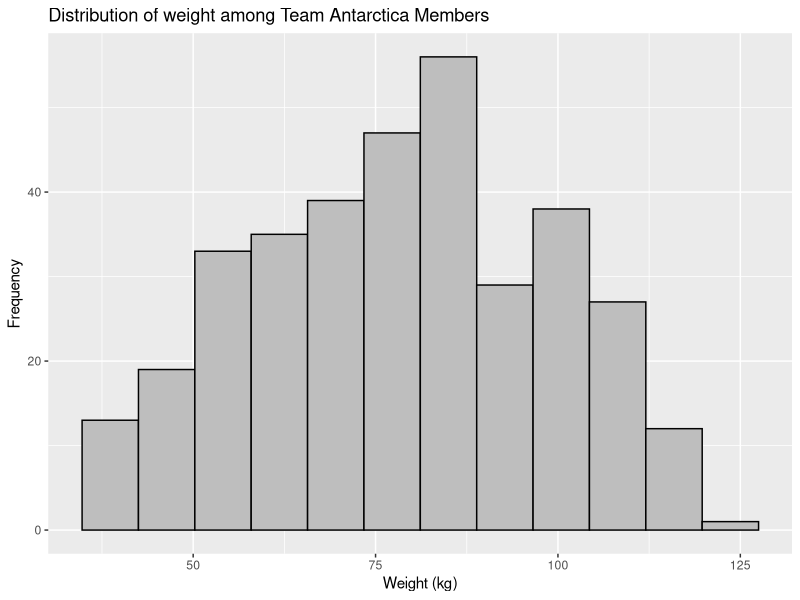
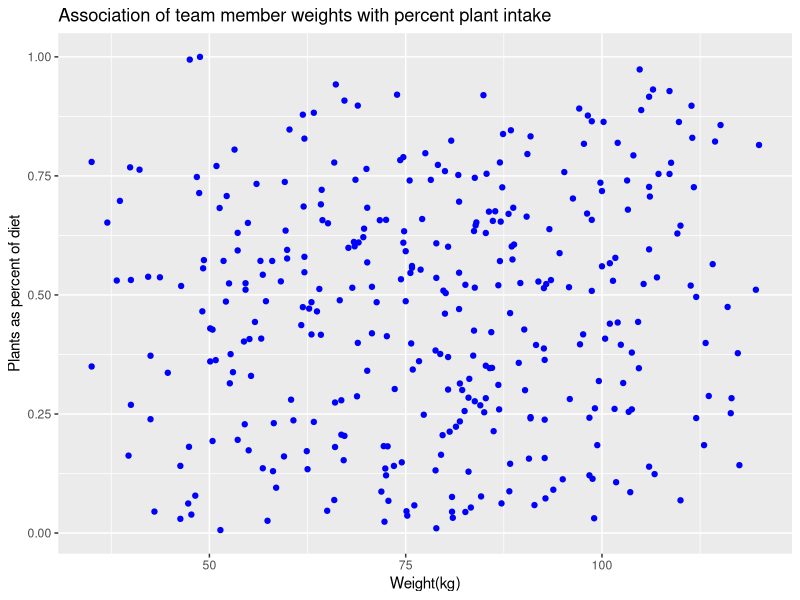
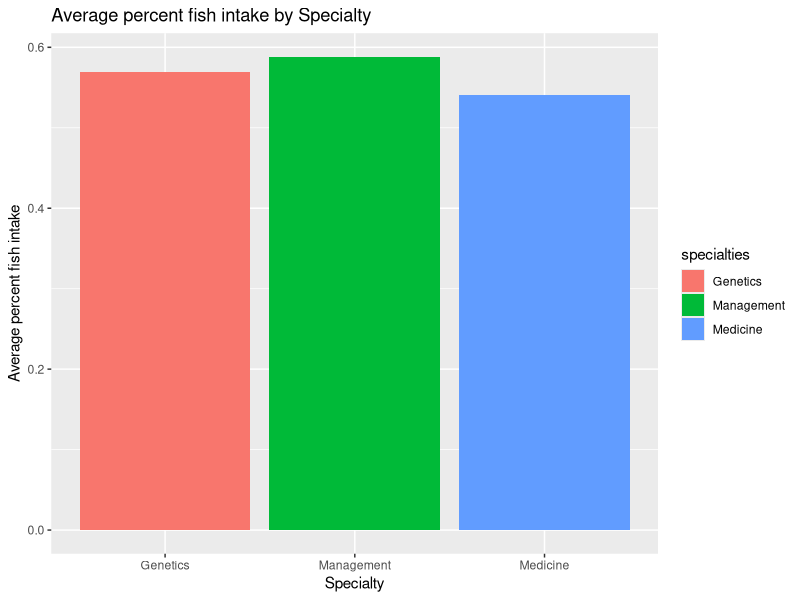
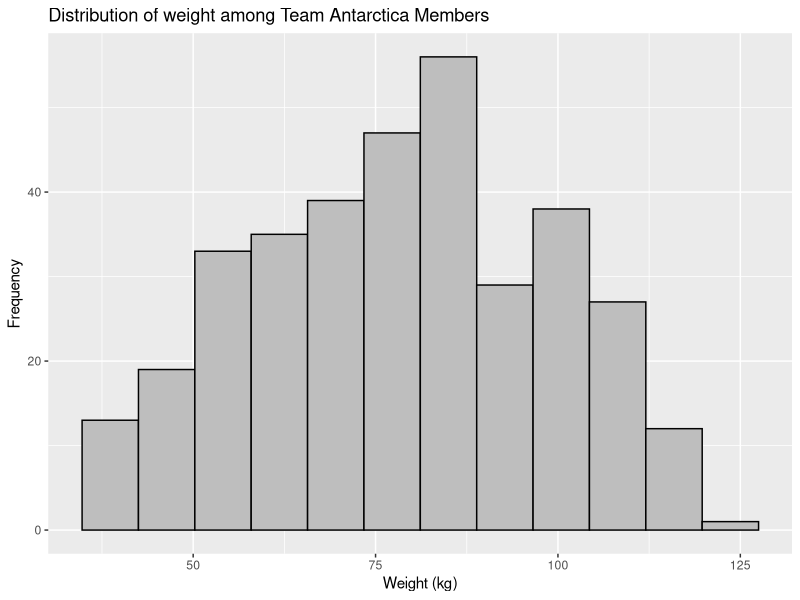
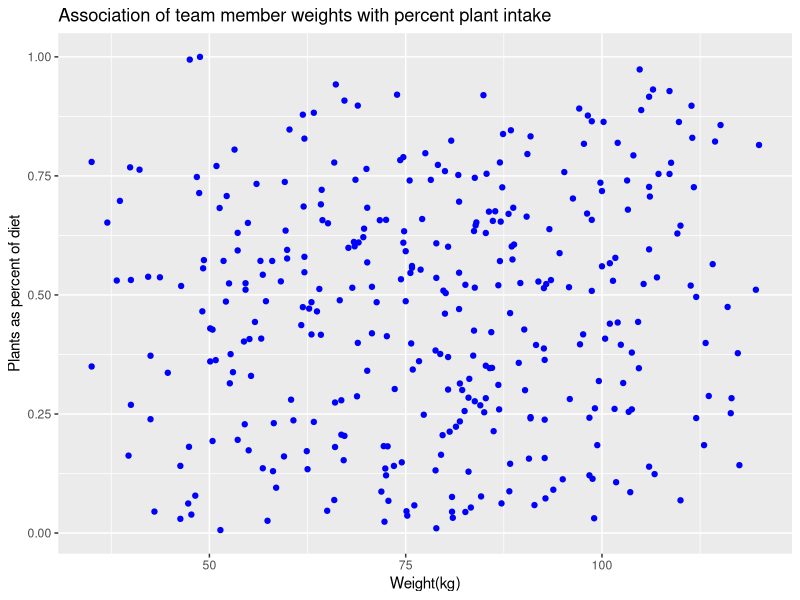
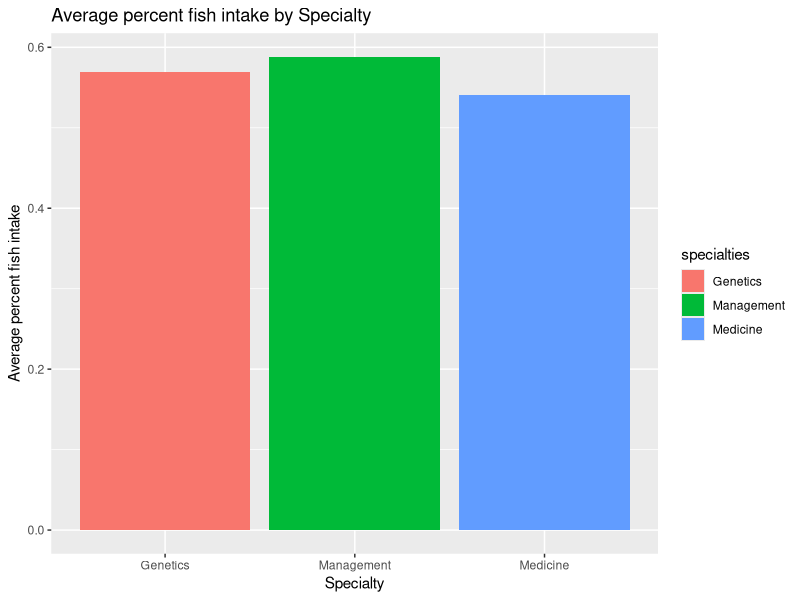

These charts were generated, in order, by the following R code:
## ---- chunk 1
library(tidyverse)
sick<-read_csv("sick_data.csv")
## ---- chunk 2

# GG stands for "Grammar of Graphics"

# The three components of data visualizations are:
# The Data
# The Aesthetics (the stuff you see)
# The Geom, or type of plot


## ---- chunk 3

ggplot(data=sick, mapping=aes(x=weight_kg))+
  geom_histogram(bins=12, color="black", fill="grey" )+
  labs(title="Distribution of weight among Team Antarctica Members", y="Frequency", x="Weight (kg)")


## ---- chunk 4

ggplot(data=sick, mapping=aes(x=weight_kg, y=perc_plant))+
  geom_point(color="blue")+
  labs(title="Association of team member weights with percent plant intake", x="Weight(kg)", y="Plants as percent of diet")


## ---- chunk 5

# You would use a histogram to show frequency distribution for a single variable in a population.

# You would use a scatter plot to view associations (or lack thereof) between two numeric variables.

# You would use a bar plot to compare averages (or other statistical measures) among groups


## ---- chunk 6

fishConsumption<- sick %>% filter(specialties=="Management" | specialties=="Genetics" | specialties=="Medicine") %>%
  group_by(specialties) %>%
  summarize(avgFishConsumption=mean(perc_fish))


ggplot(data=fishConsumption, mapping=aes(x=specialties, y=avgFishConsumption, fill=specialties))+
  geom_bar(stat="identity")+
  labs(title="Average percent fish intake by Specialty", x="Specialty", y="Average percent fish intake")



## ---- chunk 7

hgram<-ggplot(data=sick, mapping=aes(x=weight_kg))+
  geom_histogram(bins=12, color="black", fill="grey" )+
  labs(title="Distribution of weight among Team Antarctica Members", y="Frequency", x="Weight (kg)")

ggsave("histogram.jpg", hgram)
  
splot<-ggplot(data=sick, mapping=aes(x=weight_kg, y=perc_plant))+
  geom_point(color="blue")+
  labs(title="Association of team member weights with percent plant intake", x="Weight(kg)", y="Plants as percent of diet")

ggsave("scatterplot.jpg", splot)
  
barchart<-ggplot(data=fishConsumption, mapping=aes(x=specialties, y=avgFishConsumption, fill=specialties))+
  geom_bar(stat="identity")+
  labs(title="Average percent fish intake by Specialty", x="Specialty", y="Average percent fish intake")

ggsave("barplot.jpg", barchart)



